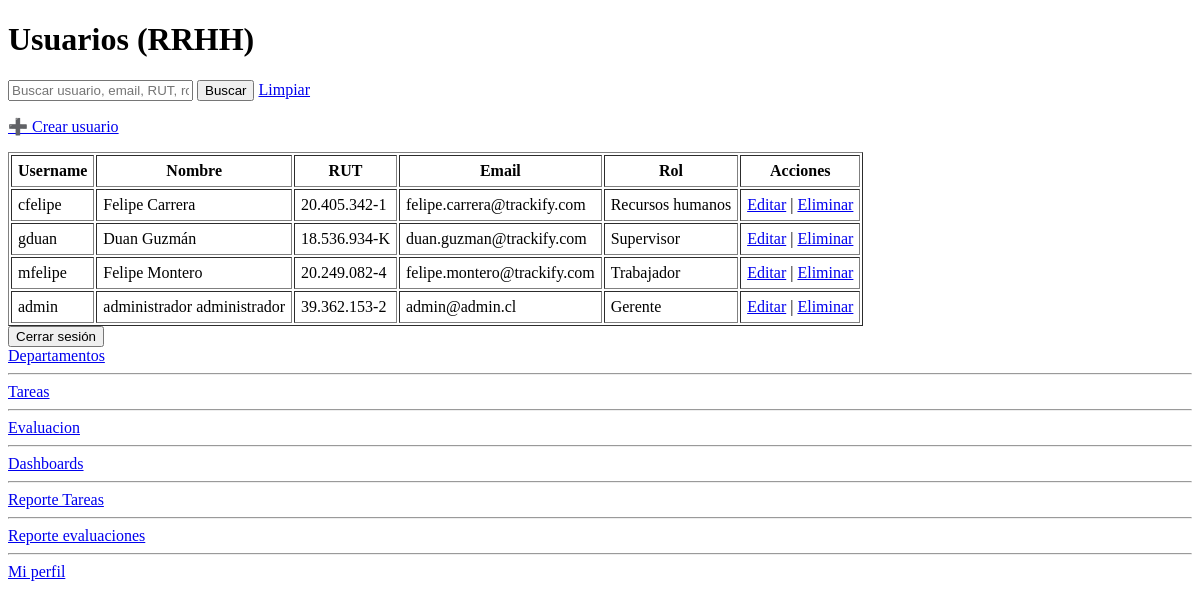
The app's page /usuarios/, older data.
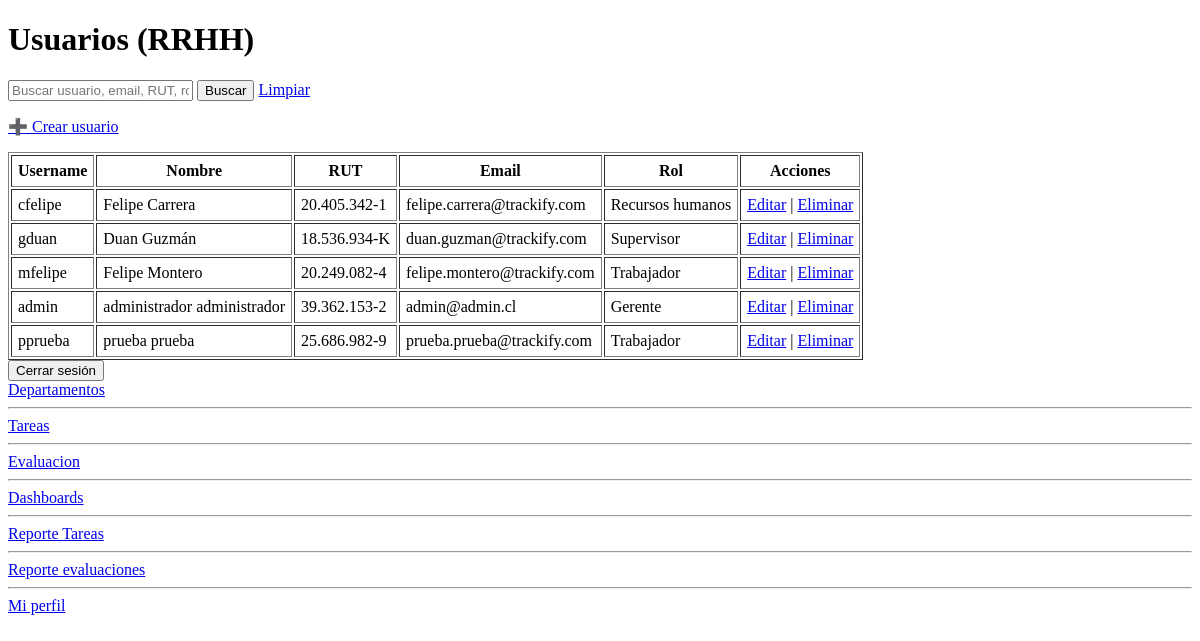
The same page, newer data.
### core/models.py (models this page shows, shortened)
class User(AbstractUser):
    primer_nombre = models.CharField(max_length=50)
    segundo_nombre = models.CharField(max_length=50, blank=True, null=True)
    primer_apellido = models.CharField(max_length=50)
    segundo_apellido = models.CharField(max_length=50, blank=True, null=True)
    rut = models.CharField(max_length=12, unique=True, validators=[rut_validator])
    rol = models.ForeignKey("Rol", on_delete=models.SET_NULL, null=True, related_name='users')
    telefono = models.CharField(
        max_length=16, blank=True, null=True,
        validators=[validate_e164],
        help_text="Formato E.164 (ej: +56912345678)"
    )
    created_at = models.DateTimeField(auto_now_add=True)
    updated_at = models.DateTimeField(auto_now=True)

class Rol(models.Model):
    nombre = models.CharField(max_length=50, unique=True)
    descripcion = models.TextField(blank=True, null=True)
    created_at = models.DateTimeField(auto_now_add=True)
    updated_at = models.DateTimeField(auto_now=True)

### core/views.py (the view, shortened to what this page needs)
# urls.py: path("usuarios/", UserListView.as_view(), name="user_list"),
class UserListView(ListView):
    model = User
    template_name = "core/usuarios/user_list.html"
    context_object_name = "usuarios"
    paginate_by = 20
    ordering = ['primer_apellido','primer_nombre']
    def get_queryset(self):
        qs = super().get_queryset().select_related('rol')
        q = self.request.GET.get("q", "").strip()
        return qs

### core/templatetags/rut_tags.py (called while the page is built)
@register.filter
def rut(value):
    return format_rut(value or "")

### core/utils.py (called while the page is built)
def clean_rut(rut: str) -> str:
    rut = (rut or "").upper().replace(".", "").replace("-", "").strip()
    return rut

def format_rut(rut: str) -> str:
    rut = clean_rut(rut)
    if len(rut) < 2 or not re.match(r"^\d+[0-9K]$", rut):
        return rut
    cuerpo, dv = rut[:-1], rut[-1]
    cuerpo_formateado = f"{int(cuerpo):,}".replace(",", ".")
    return f"{cuerpo_formateado}-{dv}"

### core/templates/core/usuarios/user_list.html (shortened to what this page needs)
<!DOCTYPE html>
<html lang="en">
<head>
</head>
<body>
    {% block content %}
    {% load rut_tags %}
    <h1>Usuarios (RRHH)</h1>
    <form method="get" style="margin: 10px 0;">
        <input type="text" name="q" value="{{ request.GET.q }}" placeholder="Buscar usuario, email, RUT, rol...">
        <button type="submit">Buscar</button>
        <a href="{% url 'user_list' %}">Limpiar</a>
    </form>
    <p><a href="{% url 'user_create' %}">➕ Crear usuario</a></p>
    <table border="1" cellpadding="6">
        <tr>
            <th>Username</th>
            <th>Nombre</th>
            <th>RUT</th>
            <th>Email</th>
            <th>Rol</th>
            <th>Acciones</th>
        </tr>
        {% for u in usuarios %}
        <tr>
            <td>{{ u.username }}</td>
            <td>{{ u.primer_nombre }} {{ u.primer_apellido }}</td>
            <td>{{ u.rut|rut }}</td>
            <td>{{ u.email }}</td>
            <td>{{ u.rol.nombre }}</td>
            <td>
                <a href="{% url 'user_update' u.pk %}">Editar</a> |
                <a href="{% url 'user_delete' u.pk %}">Eliminar</a>
            </td>
        </tr>
        {% empty %}
        <tr>
            <td colspan="6">No hay usuarios.</td>
        </tr>
        {% endfor %}
    </table>
    {% endblock %}
    <form method="post" action="{% url 'web_logout' %}">
        <button type="submit">Cerrar sesión</button>
    </form>
    <a href="{% url 'departamento_list' %}">Departamentos</a>
    <hr>
    <a href="{% url 'tarea_list_gs' %}">Tareas</a>
    <hr>
    <a href="{% url 'eval_list_gs' %}">Evaluacion</a>
    <hr>
    <a href="{% url 'dashboard' %}">Dashboards</a>
    <hr>
    <a href="{% url 'reporte_tareas' %}">Reporte Tareas</a>
    <hr>
    <a href="{% url 'reporte_evaluaciones' %}">Reporte evaluaciones</a>
    <hr>
    <a href="{% url 'perfil' %}">Mi perfil</a>
</body>
</html>

Row changes from the older to the newer data that the page shows:
added User: username "pprueba", primer_nombre "prueba", primer_apellido "prueba", rut|rut "25.686.982-9", email "prueba.prueba@trackify.com", rol.nombre "Trabajador"
